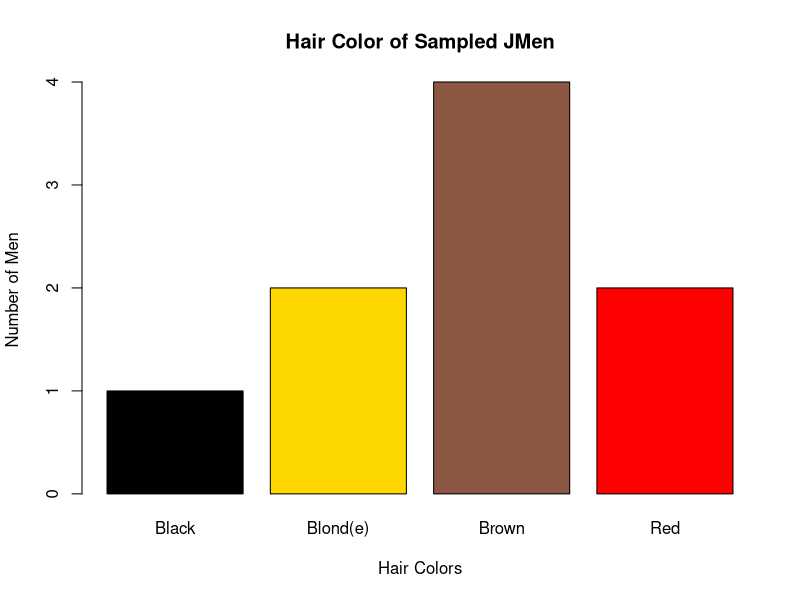

This figure's R source:
## ---- chunk 1
knitr::opts_chunk$set(echo = FALSE)
## ---- chunk 2
jmen <- read.table("jmen.txt", header = TRUE)
## ---- chunk 3
hair_table<- table(jmen$Hair)
barplot(hair_table, col = c("Black", "Gold", "Lightsalmon4", "Red"), main= "Hair Color of Sampled JMen", xlab = "Hair Colors", ylab= "Number of Men", names.arg = c("Black", "Blond(e)", "Brown", "Red"))
